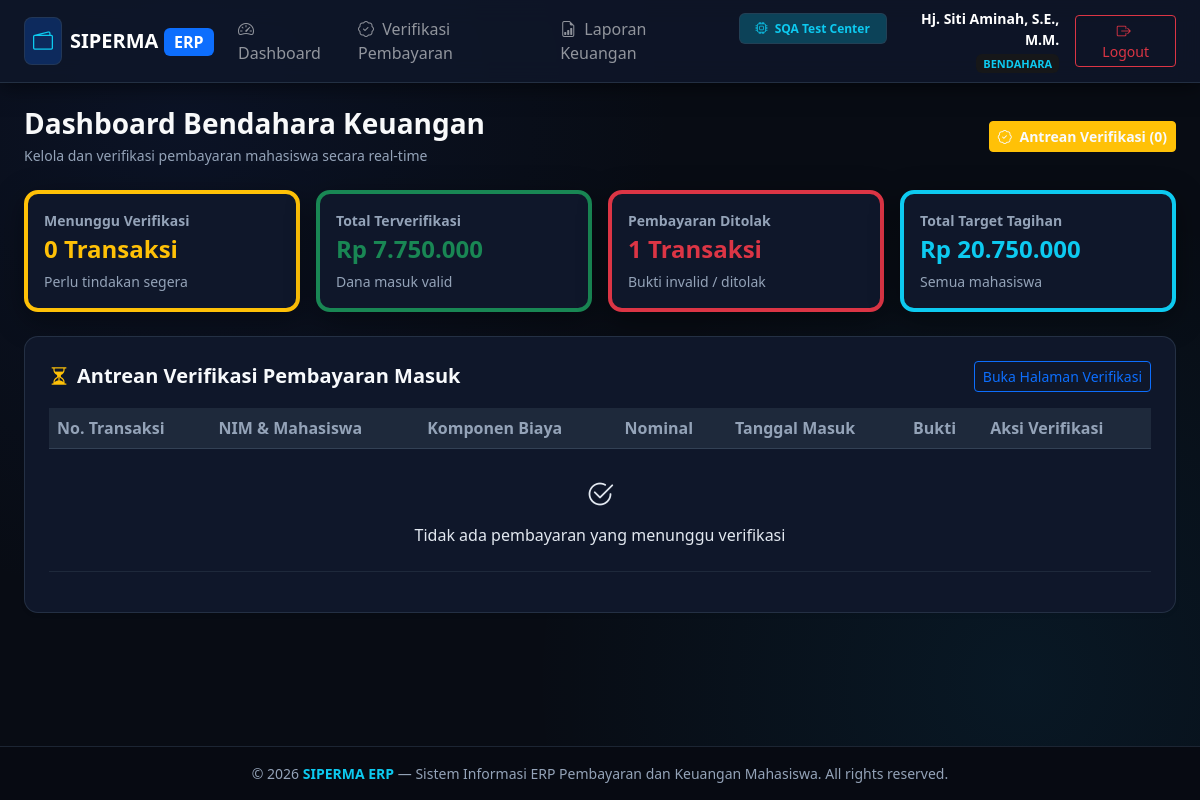
Page /bendahara/dashboard (signed in) on the earlier database version.
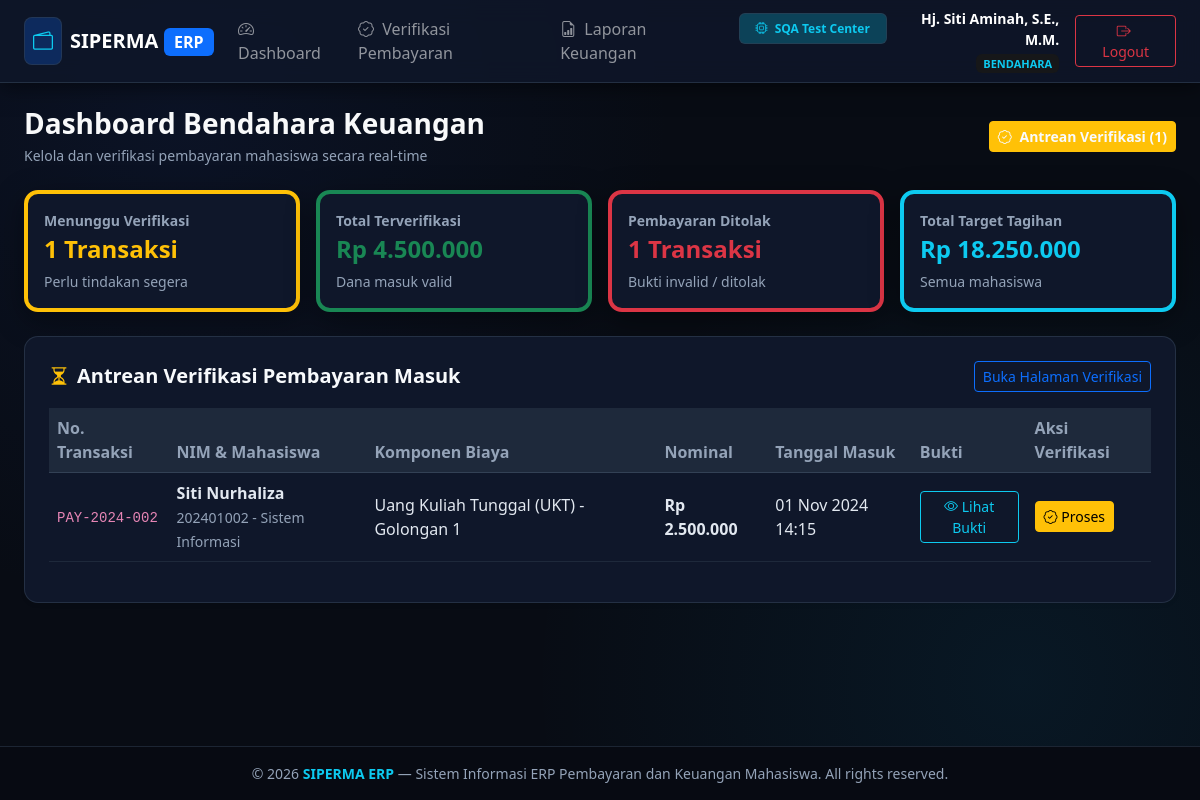
Same page on the later database version.
### tables this page shows
CREATE TABLE pembayaran (
    id INTEGER PRIMARY KEY AUTOINCREMENT,
    nomor_transaksi VARCHAR(50) UNIQUE NOT NULL,
    tagihan_id INTEGER NOT NULL,
    mahasiswa_id INTEGER NOT NULL,
    nominal_bayar DECIMAL(12,2) NOT NULL,
    metode_pembayaran VARCHAR(50) NOT NULL,
    bank_tujuan VARCHAR(50),
    bukti_transfer VARCHAR(255) NOT NULL,
    tanggal_bayar DATETIME NOT NULL,
    status VARCHAR(20) DEFAULT 'menunggu_verifikasi' CHECK(status IN ('menunggu_verifikasi', 'diverifikasi', 'ditolak')),
    diverifikasi_oleh INTEGER NULL,
    tanggal_verifikasi DATETIME NULL,
    catatan TEXT NULL,
    created_at DATETIME DEFAULT CURRENT_TIMESTAMP,
    FOREIGN KEY (tagihan_id) REFERENCES tagihan(id) ON DELETE CASCADE,
    FOREIGN KEY (mahasiswa_id) REFERENCES mahasiswa(id) ON DELETE CASCADE,
    FOREIGN KEY (diverifikasi_oleh) REFERENCES users(id) ON DELETE SET NULL
);

CREATE TABLE mahasiswa (
    id INTEGER PRIMARY KEY AUTOINCREMENT,
    user_id INTEGER NULL,
    nim VARCHAR(20) UNIQUE NOT NULL,
    nama VARCHAR(100) NOT NULL,
    prodi VARCHAR(100) NOT NULL,
    angkatan VARCHAR(10) NOT NULL,
    email VARCHAR(100),
    telepon VARCHAR(20),
    status VARCHAR(20) DEFAULT 'aktif' CHECK(status IN ('aktif', 'cuti', 'lulus', 'drop_out')),
    created_at DATETIME DEFAULT CURRENT_TIMESTAMP,
    FOREIGN KEY (user_id) REFERENCES users(id) ON DELETE SET NULL
);

CREATE TABLE jenis_biaya (
    id INTEGER PRIMARY KEY AUTOINCREMENT,
    kode VARCHAR(20) UNIQUE NOT NULL,
    nama VARCHAR(100) NOT NULL,
    nominal_default DECIMAL(12,2) NOT NULL,
    keterangan TEXT,
    status VARCHAR(20) DEFAULT 'aktif' CHECK(status IN ('aktif', 'nonaktif')),
    created_at DATETIME DEFAULT CURRENT_TIMESTAMP
);

### src/Views/bendahara/dashboard.php (the view)
<?php $pageTitle = 'Dashboard Bendahara'; require_once __DIR__ . '/../layouts/header.php'; ?>
<div class="page-header-responsive">
    <div>
        <h3 class="fw-bold text-light mb-1">Dashboard Bendahara Keuangan</h3>
        <p class="text-muted small mb-0">Kelola dan verifikasi pembayaran mahasiswa secara real-time</p>
    </div>
    <div class="page-actions-responsive">
        <a href="/bendahara/verifikasi" class="btn btn-warning text-dark fw-semibold btn-sm"><i class="bi bi-patch-check me-1"></i> Antrean Verifikasi (<?= count($pendingList ?? []) ?>)</a>
    </div>
</div>
<div class="row g-2 g-md-3 mb-4">
    <div class="col-12 col-sm-6 col-lg-3">
        <div class="card card-custom p-3 bg-white border-start border-warning border-4 h-100">
            <div class="text-muted small fw-semibold">Menunggu Verifikasi</div>
            <div class="fs-4 fw-bold text-warning"><?= count($pendingList ?? []) ?> Transaksi</div>
            <div class="small text-muted mt-1">Perlu tindakan segera</div>
        </div>
    </div>
    <div class="col-12 col-sm-6 col-lg-3">
        <div class="card card-custom p-3 bg-white border-start border-success border-4 h-100">
            <div class="text-muted small fw-semibold">Total Terverifikasi</div>
            <div class="fs-4 fw-bold text-success">Rp <?= number_format($totalDiverifikasi ?? 0, 0, ',', '.') ?></div>
            <div class="small text-muted mt-1">Dana masuk valid</div>
        </div>
    </div>
    <div class="col-12 col-sm-6 col-lg-3">
        <div class="card card-custom p-3 bg-white border-start border-danger border-4 h-100">
            <div class="text-muted small fw-semibold">Pembayaran Ditolak</div>
            <div class="fs-4 fw-bold text-danger"><?= $totalDitolakCount ?? 0 ?> Transaksi</div>
            <div class="small text-muted mt-1">Bukti invalid / ditolak</div>
        </div>
    </div>
    <div class="col-12 col-sm-6 col-lg-3">
        <div class="card card-custom p-3 bg-white border-start border-info border-4 h-100">
            <div class="text-muted small fw-semibold">Total Target Tagihan</div>
            <div class="fs-4 fw-bold text-info">Rp <?= number_format($totalTarget ?? 0, 0, ',', '.') ?></div>
            <div class="small text-muted mt-1">Semua mahasiswa</div>
        </div>
    </div>
</div>
<div class="card card-custom bg-white p-4 shadow-sm mb-4">
    <div class="d-flex justify-content-between align-items-center mb-3">
        <h5 class="fw-bold mb-0"><i class="bi bi-hourglass-split text-warning me-2"></i>Antrean Verifikasi Pembayaran Masuk</h5>
        <a href="/bendahara/verifikasi" class="btn btn-sm btn-outline-primary">Buka Halaman Verifikasi</a>
    </div>
    <div class="table-responsive">
        <table class="table table-hover table-custom align-middle">
            <thead>
                <tr>
                    <th>No. Transaksi</th>
                    <th>NIM & Mahasiswa</th>
                    <th>Komponen Biaya</th>
                    <th>Nominal</th>
                    <th>Tanggal Masuk</th>
                    <th>Bukti</th>
                    <th>Aksi Verifikasi</th>
                </tr>
            </thead>
            <tbody>
                <?php if (empty($pendingList)): ?>
                <tr><td colspan="7" class="text-center text-success py-4"><i class="bi bi-check2-circle fs-3 d-block mb-2"></i>Tidak ada pembayaran yang menunggu verifikasi</td></tr>
                <?php else: foreach ($pendingList as $p): ?>
                <tr>
                    <td><code><?= htmlspecialchars($p['nomor_transaksi']) ?></code></td>
                    <td>
                        <strong><?= htmlspecialchars($p['nama_mahasiswa']) ?></strong><br>
                        <small class="text-muted"><?= htmlspecialchars($p['nim']) ?> - <?= htmlspecialchars($p['prodi']) ?></small>
                    </td>
                    <td><?= htmlspecialchars($p['nama_biaya']) ?></td>
                    <td class="fw-bold text-primary">Rp <?= number_format($p['nominal_bayar'], 0, ',', '.') ?></td>
                    <td><?= date('d M Y H:i', strtotime($p['tanggal_bayar'])) ?></td>
                    <td>
                        <a href="/uploads/<?= htmlspecialchars($p['bukti_transfer']) ?>" target="_blank" class="btn btn-sm btn-outline-info"><i class="bi bi-eye"></i> Lihat Bukti</a>
                    </td>
                    <td>
                        <a href="/bendahara/verifikasi" class="btn btn-sm btn-warning"><i class="bi bi-patch-check"></i> Proses</a>
                    </td>
                </tr>
                <?php endforeach; endif; ?>
            </tbody>
        </table>
    </div>
</div>
<?php require_once __DIR__ . '/../layouts/footer.php'; ?>

Differences in the rows shown:
now on this page (row edited): pembayaran: nomor_transaksi "PAY-2024-002", mahasiswa.nama "Siti Nurhaliza", mahasiswa.nim "202401002", mahasiswa.prodi "Sistem Informasi", jenis_biaya.nama "Uang Kuliah Tunggal (UKT) - Golongan 1", nominal_bayar "2.500.000", tanggal_bayar "01 Nov 2024 14:15"
Other differences:
count($pendingList ?? []): "0" → "1"
$totalDiverifikasi: "7.750.000" → "4.500.000"
$totalTarget: "20.750.000" → "18.250.000"
text no longer shown: "Tidak ada pembayaran yang menunggu verifikasi"
